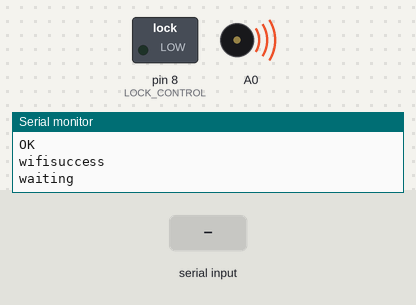
The sketch below on a simulated Arduino Uno, built with avr-gcc and run on an emulated ATmega328P. Shown: switched loads named in the sketch (green lamp = pin HIGH), buzzer (waves = sounding), the last lines printed to the serial monitor. The test bench sets the inputs (shaded band). The modem accepts every AT command (registered, SIM ready, sends succeed) and sends nothing else.

Above: at 4.1 s.
At 5.2 s:
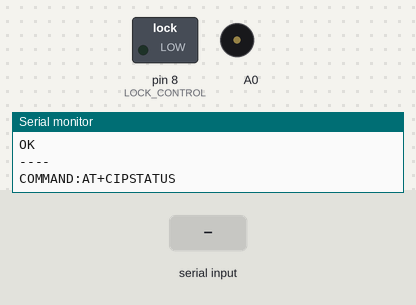
5.3 s: ":\n" received over the second serial link
Timing chart, 0 to 8.3 s (numbered marks = the images above; inputs shaded):
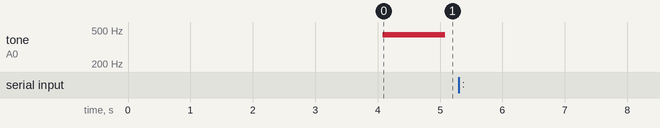

The sketch:

esp8266.ino.ino
```cpp
///////////////////////////////////////////////////////////////////////////////////////
// This program uses the ESP8266 Wifi module to access a webpage. It's an adaptation of
// the program discussed at http://hackaday.io/project/3072/instructions
// and shown here http://dunarbin.com/esp8266/retroBrowser.ino .
//
// This program was ported to the ZPUino 2.0, a softcore processor that runs on an FPGA
// and emulates an Arduino.
//
// This program works with version 00160901 of the ESP8266 firmware.
///////////////////////////////////////////////////////////////////////////////////////
///////////////////////////////////////////////////////////////////////////////////////
// This program uses the ESP8266 Wifi module to access a webpage. It's an adaptation of
// the program discussed at http://hackaday.io/project/3072/instructions
// and shown here http://dunarbin.com/esp8266/retroBrowser.ino .
//
// This program was ported to the ZPUino 2.0, a softcore processor that runs on an FPGA
// and emulates an Arduino.
//
// This program works with version 00160901 of the ESP8266 firmware.
///////////////////////////////////////////////////////////////////////////////////////

#include <SoftwareSerial.h>


#define SSID                "Jeremy"
#define PASS                "potatoes" // ESP8266 works with WPA2-PSK (AES) passwords.

//#define SSID              "BigPond1F5A"
//#define PASS               "4614345322"
/*
#define DEST_HOST         "retro.hackaday.com"
#define DEST_PAGE         "/permission"
#define DEST_IP           "192.254.235.21"
*/
#define LOCK_CONTROL        8
/*
#define DEST_HOST           "www.xess.com"
#define DEST_PAGE           "/static/media/pages/xess_esp8266.html"
#define DEST_IP             "192.241.200.6"
#define DEST_PORT           80
*/
#define DEST_HOST           "parcelapp.herokuapp.com"
#define DEST_PAGE           "/permission"
#define DEST_IP             "parcelapp.herokuapp.com"
//#define DEST_IP             "50.16.215.101"
#define DEST_PORT           80

#define TIMEOUT             5000 // mS
#define CONTINUE            false
#define HALT                true
#define DO_ECHO             true
#define NO_ECHO             false
#define CONNECTION_TRIES    5
#define ECHO_COMMANDS // Un-comment to echo AT+ commands to serial monitor.

#define TCPCONNECT "AT+CIPSTART=0,\"TCP\",\"parcelapp.herokuapp.com\",80"

#define BUFFER_SIZE 50
#define CR          13
#define BARCODE_BAUD_RATE 9600
#define SERIAL_BAUD_RATE 9600
#define RX_BAR 4
#define TX_BAR 5
#define RS232_INVERT 1

#define PATIENT true
#define IMPATIENT false

void clearBuffer(void);

SoftwareSerial barcodeSerial(RX_BAR, TX_BAR, RS232_INVERT);

bool barcodeAvailable = false;
char buffer[BUFFER_SIZE];
char currIndex = 0;
byte temp;


SoftwareSerial esp8266(2, 3); // RX,TX


// Print error message and loop stop.
void errorHalt(String msg)
{
  Serial.println(msg);
  Serial.println("HALT");
  while(true);
}

// Wait until a char is received from the ESP8266. Then return it.
char getChar(boolean patient)
{
  int count=0;
  int numTimes = 0;
  int limit;

  if (patient){
    limit = 200;
  } else {
    limit = 50;
  }

  while(esp8266.available() == false){
    if (count > 30000){
      count = 0;
      numTimes += 1;
      //Serial.println(numTimes);
    } else {
      count += 1;
    }
    if (numTimes > limit){
      break;
    }
  }
    ;
  return esp8266.read();
}

// Buffer used to compare strings against the output from the ESP8266.
#define CB_SIZE  50
char comp_buffer[CB_SIZE] = {0,}; // Fill buffer with string terminator.

// Get char from ESP8266 and also shift it into the comparison buffer.
char getCharAndBuffer(boolean patient)
{
  char b = getChar(patient);
  char *cb_src, *cb_dst;
  cb_src = comp_buffer+1;
  cb_dst = comp_buffer;
  for(int i=1; i<CB_SIZE-1; i++)
    *cb_dst++ = *cb_src++;
  *cb_dst = b;
  return b;
}

// Compare the string against the newest contents of the buffer.
/*
boolean cb_match(String &s)
{
  char *buf = (char *) malloc(sizeof(char) * (s.length()+1));
  s.toCharArray(buf, s.length() + 1);
  boolean ret = strcmp(buf, comp_buffer + CB_SIZE - 1 - s.length()) == 0; // Return true on match.
  free(buf);
  return ret;
}
*/

//TODO: FIX THIS s
boolean cb_matchE(char *s){
  boolean ret = strcmp(s,comp_buffer + CB_SIZE - 1 - strlen(s)) == 0;
  return ret;
}
/*
// Read characters from ESP8266 module and echo to serial until keyword occurs or timeout.
boolean echoFind(String keyword, boolean do_echo)
{
  // Fail if the target string has not been sent by deadline.
  unsigned long deadline = millis() + TIMEOUT;

  while(millis() < deadline)
  {
    char ch = getCharAndBuffer();
    if(do_echo)
      Serial.write(ch);
    if(cb_match(keyword))
      return true;
  }
  return false;  // Timed out
}
*/
boolean echoFindE(char *keyword, boolean do_echo, boolean patient){
  unsigned long deadline = millis() + TIMEOUT;
  while (millis() < deadline){
    char ch = getCharAndBuffer(patient);
    if (do_echo){
      Serial.write(ch);
    }
    if (cb_matchE(keyword)) {
      //Serial.println("findFound");
      return true;
    }
    //Serial.println("findloop");
  }
  return false;
}

boolean echoFindTwoE(char * pos, char * neg, boolean do_echo){
  unsigned long deadline = millis() + TIMEOUT;
  while (millis() < deadline){
    char ch = getCharAndBuffer(IMPATIENT);
    if (do_echo){
      Serial.write(ch);
    }
    if (cb_matchE(pos)) {
      return true;
    } else if (cb_matchE(neg)){
      return false;
    }
  }
  return false;
}

// Echo module output until 3 newlines encountered.
// (Used when we're indifferent to "OK" vs. "no change" responses.)
void echoSkip(boolean patient)
{
  echoFindE("\n", DO_ECHO, patient);        // Search for nl at end of command echo
  echoFindE("\n", DO_ECHO, patient);        // Search for 2nd nl at end of response.
  echoFindE("\n", DO_ECHO, patient);        // Search for 3rd nl at end of blank line.
}
/*
// Send a command to the module and wait for acknowledgement string
// (or flush module output if no ack specified).
// Echoes all data received to the serial monitor.
boolean echoCommand(String cmd, String ack_str, boolean halt_on_fail)
{
  // Send the command to the ESP8266.
  esp8266.print(cmd);
  esp8266.write("\r"); // Append return to commands.
  esp8266.write("\n");

  #ifdef ECHO_COMMANDS
  Serial.println("\n\n\r----");
  Serial.println("COMMAND: \n");
  #endif

  char * ack = (char *) malloc(sizeof(char) * (ack_str.length() + 1));
  ack_str.toCharArray(ack,ack_str.length()+1);

  // If no ack response specified, skip all available module output.
  if (strlen(ack) == 0)
    echoSkip();
  else
  {
    // Otherwise wait for ack.
    if (!echoFind(ack, DO_ECHO))    // timed out waiting for ack string
    {

      if (halt_on_fail){
        errorHalt(cmd + " failed");// Critical failure halt.
      } else {
        free(ack);
        return false;            // Let the caller handle it.
      }
    }
  }
  free(ack);
  return true;                   // ack blank or ack found
}
*/

boolean echoCommandE(char *cmd, char *ack, boolean patient){
  esp8266.print(cmd);
  esp8266.write("\r");
  esp8266.write("\n");
  Serial.println("\n\n\r----");
  Serial.print("COMMAND:");
  Serial.print(cmd);
  Serial.print("\n");
  if (strlen(ack) == 0){
    echoSkip(patient);
  } else {
    if (!echoFindE(ack,DO_ECHO,patient)){
      //Serial.println("Didn't Find");
      return false;
    }
  }
  //Serial.println("found");
  return true;
}

// Data packets have the format "+IPD,0,1024:lwkjfwsnv....". This routine gets
// the second number preceding the ":" that indicates the number of characters
// in the packet.
int getPacketLength()
{
  while(getChar(IMPATIENT) != ',')
    ;
  char len[10];
  for(int i=0; i<10; i++)
  {
    char c = getChar(IMPATIENT);
    if(c == ':')
    {
      len[i] = 0; // Terminate string.
      break;
    }
    len[i] = c;
  }
  return atoi(len);
}

// Echo a received Wifi packet to the PC.
void echoPacket()
{

  char pop;
  if(echoFindE("+IPD,", NO_ECHO, IMPATIENT))
  {
    for(int l = getPacketLength(); l>0; l--){
      pop = getChar(IMPATIENT);
      Serial.write(pop);
    }

  }
}

boolean getServerResp(char * pos, char * neg){
  if (echoFindE("+IPD,",NO_ECHO,IMPATIENT)){
    if (echoFindTwoE(pos,neg,NO_ECHO)){
      return true;
    }
  }
  return false;
}


// Connect to the specified wireless network.
boolean connectWiFi()
{
  char *cmd = "AT+CWJAP=\"Jeremy\",\"potatoes\"";
  if (echoCommandE(cmd, "OK",PATIENT)) // Join Access Point
  {
    Serial.println("\nwifisuccess");
    return true;
  }
  else
  {
    Serial.println("\nwififail");
    return false;
  }
}


// Establish a TCP link to a given IP address and port.
boolean establishTcpLink()
{

  return echoCommandE(TCPCONNECT, "OK",IMPATIENT);
}

void playSuccess(){
  tone(A0,262);
  delay(300);
  tone(A0,330);
  delay(300);
  tone(A0,392);
  delay(300);
  tone(A0,523);
  delay(300);
  noTone(A0);
}

void playFail(){
  tone(A0,523);
  delay(300);
  tone(A0,392);
  delay(300);
  tone(A0,330);
  delay(300);
  tone(A0,262);
  delay(300);
}

void playError(){
  tone(A0,156);
  delay(300);
  tone(A0,130);
  delay(300);
  tone(A0,117);
  delay(300);
}

/*
// Request a page from an HTTP server.
boolean requestPage(String host, char *tracking, int port)
{
  // Create raw HTTP request for web page.
  char req_buf[128];
  sprintf(req_buf, "GET /permission?tracking=%s HTTP/1.1\r\nHost: parcelapp.herokuapp.com:80\r\n\r\n",tracking);
  String http_req = String(req_buf);
  //Serial.println("Printing http request");
  Serial.println(http_req);
  //Serial.println("Http request length");
  Serial.println(http_req.length());
  // Ready the module to receive raw data.
  char cmdbuf[50];
  sprintf(cmdbuf,"AT+CIPSEND=0,%d",http_req.length());
  String cmd = String(cmdbuf);
  //cmd = cmd + (http_req.length()); // Tell the ESP8266 how long the coming HTTP request is.
  Serial.println("About to CIPSEND");
  if (!echoCommand(cmd, ">", CONTINUE))
  {
    echoCommand("AT+CIPCLOSE", "", CONTINUE);
  }
  //Serial.println("About to send get request");
  // Send the raw HTTP request.
  return echoCommand(http_req, "OK", CONTINUE);
}
*/
boolean requestPageE(char *tracking){
  char req_buf[128];
  sprintf(req_buf, "GET /permission?tracking=%s HTTP/1.1\r\nHost: parcelapp.herokuapp.com:80\r\n\r\n",tracking);
  char cmdbuf[25];
  sprintf(cmdbuf,"AT+CIPSEND=0,%d",strlen(req_buf));
  if(!echoCommandE(cmdbuf,">",IMPATIENT)){
    echoCommandE("AT+CIPCLOSE","",IMPATIENT);
    return false;
  }
  boolean ret = echoCommandE(req_buf,"OK", IMPATIENT);
  return ret;
}

void clearBuffer(void) {
  for (int i = 0; i < BUFFER_SIZE; i++) {
    buffer[i] = 0;
  }
  currIndex = 0;
}

void setup()
{
  delay(1000);
  Serial.begin(9600);  // Initialize serial port to the PC.
  pinMode(A0, OUTPUT);
  // Rename the ESP8266 serial port to something more standard.
  // Initialize the serial port to the ESP8266, but also assign the RX & TX lines
  // to specific pins of the ZPUino FPGA. Obviously, this part is not needed when
  // using a standard Arduino.
  esp8266.begin(9600);
  Serial.begin(SERIAL_BAUD_RATE);     // communication with the host computer
  barcodeSerial.begin(BARCODE_BAUD_RATE);
  //buffer = (char*)malloc(sizeof(char)*BUFFER_SIZE);
  esp8266.listen();
  pinMode(LOCK_CONTROL, OUTPUT);
  digitalWrite(LOCK_CONTROL,LOW);

  // Wait for a keypress from the PC before running the demo.
  /*
  while(!Serial.available())
    ;

  Serial.read();
` */

  delay(1000);

  //Serial.println("\n\n\n\r----------- ESP8266 Demo -----------\n\n");

  echoCommandE("AT+RST",      "ready", PATIENT);      // Reset the module.

  //echoCommand("AT+GMR",      "OK",    CONTINUE);  // Show module's firmware ID.
  echoCommandE("AT+CWMODE=1", "",IMPATIENT);  // Set module into station mode.
  echoCommandE("AT+CIPMUX=1", "OK",IMPATIENT);  // Allow multiple connections. Necessary for TCP link.

  delay(1000);  // Let things settle down for a bit...

  //echoCommand("AT+CWLAP", "OK", HALT);       // Scan for available access points.

  // Connect to the Wifi.
  for(int i=1; i<=CONNECTION_TRIES; i++)
  {
    if(connectWiFi())
      break;
    if(i == CONNECTION_TRIES)
      return;
  }

  delay(1000);  // Let the link stabilize.

  //echoCommand("AT+CIFSR", "", HALT);      // Show the IP address assigned by the access point.
}

String tracking = "";
void loop()
{
  int i;
  tone(A0,440,1000);
  barcodeSerial.listen();
  //wait
  Serial.println("waiting");
  while(!barcodeSerial.available());
  clearBuffer();
  while (!barcodeAvailable)   {
     if (barcodeSerial.available()){
       temp = barcodeSerial.read();
       Serial.print(char(temp));
       if (temp == CR) {
          barcodeSerial.read();
          barcodeAvailable = true;
       } else {
          buffer[currIndex] = temp;
          currIndex++;
          buffer[currIndex] = '\0';
       }
     }

  }

  if (barcodeAvailable) {
    Serial.print(buffer);
    //clearBuffer();
    //tracking = String(buffer);
    //clearBuffer();
    barcodeAvailable = false;
  }

  //delay(2000);
  //sprintf(buffer,"123456789");
  esp8266.listen();

  for (i=0; i<=CONNECTION_TRIES; i++){
    if (establishTcpLink()){
      break;
    } else if (i==CONNECTION_TRIES) {
      Serial.println("restarting");
      clearBuffer();
      return;
    }
    delay(1000);
  }

  delay(1000);  // Once again, let the link stabilize.
  // Show the connection status.

  if (echoCommandE("AT+CIPSTATUS", "OK", IMPATIENT) == false) {
    Serial.println("restarting");
    clearBuffer();
    return;
  }
  delay(1000);

  //echoCommand("AT+CIPSTO=10", "OK", CONTINUE);
  //char pagebuf[128];
  //sprintf(pagebuf,"/permission?tracking=%s",buffer);
  //String page = String(pagebuf);

  for (i=0;i<=1;i++){
    if (requestPageE(buffer)){
      break;
    } else if (i==1){
      Serial.println("Rpage, restarting");
      clearBuffer();
      return;
    }
  }
  clearBuffer();

  Serial.println("wait for resp");
  // Loop forever echoing data received over the Wifi from the HTTP server.
  if (getServerResp("YES","NO")){
    Serial.println("confirm");
    playSuccess();
    digitalWrite(LOCK_CONTROL, HIGH);
    tone(A0,261,5000);
    delay(5000);
    digitalWrite(LOCK_CONTROL, LOW);
    //echoPacket();
  } else {
    Serial.println("reject");
    playFail();
  }

  echoCommandE("AT+CIPCLOSE=0", "OK",IMPATIENT);
  Serial.println("end");
  /*
  while (true){
    echoPacket();
  }
  *?
  errorHalt("ONCE ONLY");
  */
}
```
